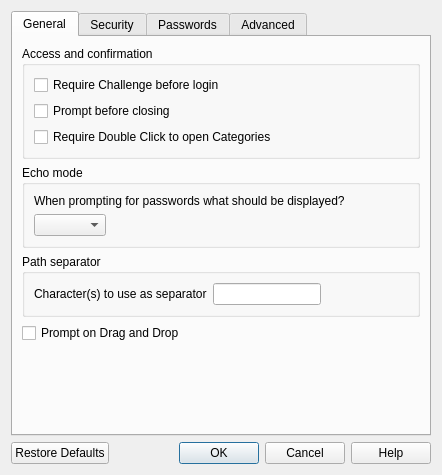
<?xml version="1.0" encoding="UTF-8"?>
<ui version="4.0">
 <class>PreferencesDialog</class>
 <widget class="QDialog" name="PreferencesDialog">
  <property name="geometry">
   <rect>
    <x>0</x>
    <y>0</y>
    <width>442</width>
    <height>475</height>
   </rect>
  </property>
  <property name="windowTitle">
   <string>Dialog</string>
  </property>
  <layout class="QGridLayout" name="gridLayout">
   <item row="1" column="0">
    <widget class="QTabWidget" name="tabWidget">
     <property name="currentIndex">
      <number>0</number>
     </property>
     <widget class="QWidget" name="tab">
      <attribute name="title">
       <string>General</string>
      </attribute>
      <layout class="QVBoxLayout" name="verticalLayout_general">
       <item>
        <widget class="QGroupBox" name="groupBox_2">
         <property name="title">
          <string>Access and confirmation</string>
         </property>
         <layout class="QGridLayout" name="gridLayout_4">
          <item row="0" column="0">
           <widget class="QCheckBox" name="checkBoxRequireChallenge">
            <property name="text">
             <string>Require Challenge before login</string>
            </property>
           </widget>
          </item>
          <item row="1" column="0">
           <widget class="QCheckBox" name="checkBoxAskClose">
            <property name="text">
             <string>Prompt before closing</string>
            </property>
           </widget>
          </item>
          <item row="2" column="0">
           <widget class="QCheckBox" name="checkBoxDblClickCategories">
            <property name="text">
             <string>Require Double Click to open Categories</string>
            </property>
           </widget>
          </item>
         </layout>
        </widget>
       </item>
       <item>
        <widget class="QGroupBox" name="groupBox_9">
         <property name="title">
          <string>Echo mode</string>
         </property>
         <layout class="QGridLayout" name="gridLayout_16">
          <item row="1" column="0">
           <widget class="QComboBox" name="comboBoxEchoMode"/>
          </item>
          <item row="1" column="1">
           <spacer name="horizontalSpacer_8">
            <property name="orientation">
             <enum>Qt::Orientation::Horizontal</enum>
            </property>
            <property name="sizeHint" stdset="0">
             <size>
              <width>40</width>
              <height>20</height>
             </size>
            </property>
           </spacer>
          </item>
          <item row="0" column="0" colspan="2">
           <widget class="QLabel" name="label_11">
            <property name="text">
             <string>When prompting for passwords what should be displayed?</string>
            </property>
            <property name="wordWrap">
             <bool>true</bool>
            </property>
           </widget>
          </item>
         </layout>
        </widget>
       </item>
       <item>
        <widget class="QGroupBox" name="groupBox_5">
         <property name="title">
          <string>Path separator</string>
         </property>
         <layout class="QGridLayout" name="gridLayout_8">
          <item row="0" column="0">
           <layout class="QHBoxLayout" name="horizontalLayout_4">
            <item>
             <widget class="QLabel" name="label_5">
              <property name="text">
               <string>Character(s) to use as separator</string>
              </property>
             </widget>
            </item>
            <item>
             <widget class="QLineEdit" name="lineEditSeparator"/>
            </item>
            <item>
             <spacer name="horizontalSpacer_6">
              <property name="orientation">
               <enum>Qt::Orientation::Horizontal</enum>
              </property>
              <property name="sizeHint" stdset="0">
               <size>
                <width>40</width>
                <height>20</height>
               </size>
              </property>
             </spacer>
            </item>
           </layout>
          </item>
         </layout>
        </widget>
       </item>
       <item>
        <widget class="QCheckBox" name="checkboxDragDropPrompt">
         <property name="text">
          <string>Prompt on Drag and Drop</string>
         </property>
        </widget>
       </item>
       <item>
        <spacer name="verticalSpacer_general">
         <property name="orientation">
          <enum>Qt::Orientation::Vertical</enum>
         </property>
         <property name="sizeHint" stdset="0">
          <size>
           <width>20</width>
           <height>40</height>
          </size>
         </property>
        </spacer>
       </item>
      </layout>
     </widget>
     <widget class="QWidget" name="tab_2">
      <attribute name="title">
       <string>Security</string>
      </attribute>
      <layout class="QVBoxLayout" name="verticalLayout_security">
       <item>
        <widget class="QGroupBox" name="groupBox">
         <property name="title">
          <string>Backup</string>
         </property>
         <property name="checkable">
          <bool>true</bool>
         </property>
         <layout class="QGridLayout" name="gridLayout_3">
          <item row="0" column="0" colspan="3">
           <widget class="QLabel" name="label">
            <property name="text">
             <string>The passwords database can be backed up at the start of each session.</string>
            </property>
            <property name="wordWrap">
             <bool>true</bool>
            </property>
           </widget>
          </item>
          <item row="2" column="0">
           <widget class="QPushButton" name="pushButton">
            <property name="text">
             <string>Open Backups..</string>
            </property>
           </widget>
          </item>
          <item row="1" column="0" colspan="3">
           <layout class="QGridLayout" name="gridLayout_2">
            <item row="0" column="0">
             <widget class="QLabel" name="label_12">
              <property name="text">
               <string>Maximum number of backups</string>
              </property>
             </widget>
            </item>
            <item row="0" column="1">
             <widget class="QSpinBox" name="spinBoxMaxBackups">
              <property name="specialValueText">
               <string>Unlimited</string>
              </property>
              <property name="maximum">
               <number>10000</number>
              </property>
              <property name="singleStep">
               <number>5</number>
              </property>
             </widget>
            </item>
            <item row="0" column="2">
             <spacer name="horizontalSpacer">
              <property name="orientation">
               <enum>Qt::Orientation::Horizontal</enum>
              </property>
              <property name="sizeHint" stdset="0">
               <size>
                <width>40</width>
                <height>20</height>
               </size>
              </property>
             </spacer>
            </item>
           </layout>
          </item>
          <item row="2" column="1" colspan="2">
           <spacer name="horizontalSpacer_7">
            <property name="orientation">
             <enum>Qt::Orientation::Horizontal</enum>
            </property>
            <property name="sizeHint" stdset="0">
             <size>
              <width>40</width>
              <height>20</height>
             </size>
            </property>
           </spacer>
          </item>
         </layout>
        </widget>
       </item>
       <item>
        <widget class="QGroupBox" name="groupBox_3">
         <property name="title">
          <string>Password access and cache</string>
         </property>
         <layout class="QGridLayout" name="gridLayout_6">
          <item row="0" column="0">
           <widget class="QCheckBox" name="checkBoxKillGPGAgent">
            <property name="text">
             <string>Clear GPG Passphrase Cache always</string>
            </property>
           </widget>
          </item>
          <item row="1" column="0">
           <widget class="QCheckBox" name="checkBoxKillGPGAgentExit">
            <property name="text">
             <string>Clear GPG Passphrase Cache on exit</string>
            </property>
           </widget>
          </item>
          <item row="2" column="0">
           <layout class="QHBoxLayout" name="horizontalLayout_3">
            <item>
             <widget class="QLabel" name="label_4">
              <property name="text">
               <string>Auto close passwords</string>
              </property>
             </widget>
            </item>
            <item>
             <widget class="QSpinBox" name="spinBoxAutoClose">
              <property name="specialValueText">
               <string>Never</string>
              </property>
              <property name="suffix">
               <string> seconds</string>
              </property>
             </widget>
            </item>
            <item>
             <spacer name="horizontalSpacer_5">
              <property name="orientation">
               <enum>Qt::Orientation::Horizontal</enum>
              </property>
              <property name="sizeHint" stdset="0">
               <size>
                <width>40</width>
                <height>20</height>
               </size>
              </property>
             </spacer>
            </item>
           </layout>
          </item>
         </layout>
        </widget>
       </item>
       <item>
        <spacer name="verticalSpacer_security">
         <property name="orientation">
          <enum>Qt::Orientation::Vertical</enum>
         </property>
         <property name="sizeHint" stdset="0">
          <size>
           <width>20</width>
           <height>40</height>
          </size>
         </property>
        </spacer>
       </item>
      </layout>
     </widget>
     <widget class="QWidget" name="tab_3">
      <attribute name="title">
       <string>Passwords</string>
      </attribute>
      <layout class="QVBoxLayout" name="verticalLayout_passwords">
       <item>
        <widget class="QGroupBox" name="groupBox_4">
         <property name="title">
          <string>Password generator</string>
         </property>
         <layout class="QGridLayout" name="gridLayout_7">
          <item row="0" column="0">
           <layout class="QHBoxLayout" name="horizontalLayout_2">
            <item>
             <widget class="QLabel" name="label_3">
              <property name="text">
               <string>Number of words:</string>
              </property>
             </widget>
            </item>
            <item>
             <widget class="QSpinBox" name="spinBox"/>
            </item>
            <item>
             <spacer name="horizontalSpacer_4">
              <property name="orientation">
               <enum>Qt::Orientation::Horizontal</enum>
              </property>
              <property name="sizeHint" stdset="0">
               <size>
                <width>40</width>
                <height>20</height>
               </size>
              </property>
             </spacer>
            </item>
           </layout>
          </item>
         </layout>
        </widget>
       </item>
       <item>
        <widget class="QGroupBox" name="groupBox_6">
         <property name="title">
          <string>Word list</string>
         </property>
         <layout class="QGridLayout" name="gridLayout_9">
          <item row="0" column="0">
           <layout class="QHBoxLayout" name="horizontalLayout_5">
            <item>
             <widget class="QLabel" name="label_6">
              <property name="text">
               <string>Preferred word list</string>
              </property>
             </widget>
            </item>
            <item>
             <widget class="QComboBox" name="comboBoxWordList"/>
            </item>
           </layout>
          </item>
          <item row="1" column="0">
           <widget class="QLabel" name="labelOrchidStreetWords">
            <property name="text">
             <string>&lt;html&gt;&lt;head/&gt;&lt;body&gt;&lt;p&gt;&lt;a href=&quot;https://github.com/sts10/orchard-street-wordlists/blob/main/readme.markdown&quot;&gt;&lt;span style=&quot; text-decoration: underline; color:#0000ff;&quot;&gt;Learn more&lt;/span&gt;&lt;/a&gt;&lt;/p&gt;&lt;/body&gt;&lt;/html&gt;</string>
            </property>
            <property name="textFormat">
             <enum>Qt::TextFormat::RichText</enum>
            </property>
           </widget>
          </item>
          <item row="0" column="1">
           <spacer name="horizontalSpacer_9">
            <property name="orientation">
             <enum>Qt::Orientation::Horizontal</enum>
            </property>
            <property name="sizeHint" stdset="0">
             <size>
              <width>40</width>
              <height>20</height>
             </size>
            </property>
           </spacer>
          </item>
         </layout>
        </widget>
       </item>
       <item>
        <spacer name="verticalSpacer_passwords">
         <property name="orientation">
          <enum>Qt::Orientation::Vertical</enum>
         </property>
         <property name="sizeHint" stdset="0">
          <size>
           <width>20</width>
           <height>40</height>
          </size>
         </property>
        </spacer>
       </item>
      </layout>
     </widget>
     <widget class="QWidget" name="tab_4">
      <attribute name="title">
       <string>Advanced</string>
      </attribute>
      <layout class="QVBoxLayout" name="verticalLayout_advanced">
       <item>
        <widget class="QGroupBox" name="groupBox_7">
         <property name="title">
          <string>Maximum results</string>
         </property>
         <layout class="QGridLayout" name="gridLayout_12">
          <item row="0" column="0">
           <layout class="QGridLayout" name="gridLayout_10">
            <item row="0" column="0">
             <widget class="QLabel" name="label_8">
              <property name="text">
               <string>Max Recent:</string>
              </property>
             </widget>
            </item>
            <item row="0" column="1">
             <widget class="QSpinBox" name="spinBoxRecent"/>
            </item>
            <item row="1" column="0">
             <widget class="QLabel" name="label_7">
              <property name="text">
               <string>Max Popular:</string>
              </property>
             </widget>
            </item>
            <item row="1" column="1">
             <widget class="QSpinBox" name="spinBoxPopular"/>
            </item>
           </layout>
          </item>
          <item row="0" column="1">
           <spacer name="horizontalSpacer_2">
            <property name="orientation">
             <enum>Qt::Orientation::Horizontal</enum>
            </property>
            <property name="sizeHint" stdset="0">
             <size>
              <width>40</width>
              <height>20</height>
             </size>
            </property>
           </spacer>
          </item>
         </layout>
        </widget>
       </item>
       <item>
        <widget class="QGroupBox" name="groupBox_8">
         <property name="title">
          <string>Help server</string>
         </property>
         <layout class="QGridLayout" name="gridLayout_14">
          <item row="0" column="0">
           <widget class="QLabel" name="label_9">
            <property name="text">
             <string>To work in secure environments the user guide is served locally.</string>
            </property>
            <property name="wordWrap">
             <bool>true</bool>
            </property>
           </widget>
          </item>
          <item row="1" column="0">
           <layout class="QGridLayout" name="gridLayout_13">
            <item row="0" column="0">
             <widget class="QLabel" name="label_10">
              <property name="text">
               <string>Port</string>
              </property>
             </widget>
            </item>
            <item row="0" column="1">
             <widget class="QSpinBox" name="spinBoxHelpPort">
              <property name="minimum">
               <number>1024</number>
              </property>
              <property name="maximum">
               <number>49151</number>
              </property>
             </widget>
            </item>
           </layout>
          </item>
          <item row="1" column="1">
           <spacer name="horizontalSpacer_3">
            <property name="orientation">
             <enum>Qt::Orientation::Horizontal</enum>
            </property>
            <property name="sizeHint" stdset="0">
             <size>
              <width>37</width>
              <height>20</height>
             </size>
            </property>
           </spacer>
          </item>
          <item row="2" column="0">
           <widget class="QCheckBox" name="checkBoxCloseHelpServer">
            <property name="text">
             <string>Close Help Server when this program closes</string>
            </property>
           </widget>
          </item>
         </layout>
        </widget>
       </item>
       <item>
        <spacer name="verticalSpacer_advanced">
         <property name="orientation">
          <enum>Qt::Orientation::Vertical</enum>
         </property>
         <property name="sizeHint" stdset="0">
          <size>
           <width>20</width>
           <height>40</height>
          </size>
         </property>
        </spacer>
       </item>
      </layout>
     </widget>
    </widget>
   </item>
   <item row="2" column="0">
    <widget class="QDialogButtonBox" name="buttonBox">
     <property name="orientation">
      <enum>Qt::Orientation::Horizontal</enum>
     </property>
     <property name="standardButtons">
      <set>QDialogButtonBox::StandardButton::Cancel|QDialogButtonBox::StandardButton::Help|QDialogButtonBox::StandardButton::Ok|QDialogButtonBox::StandardButton::RestoreDefaults</set>
     </property>
    </widget>
   </item>
  </layout>
 </widget>
 <resources/>
 <connections>
  <connection>
   <sender>buttonBox</sender>
   <signal>accepted()</signal>
   <receiver>PreferencesDialog</receiver>
   <slot>accept()</slot>
   <hints>
    <hint type="sourcelabel">
     <x>248</x>
     <y>254</y>
    </hint>
    <hint type="destinationlabel">
     <x>157</x>
     <y>274</y>
    </hint>
   </hints>
  </connection>
  <connection>
   <sender>buttonBox</sender>
   <signal>rejected()</signal>
   <receiver>PreferencesDialog</receiver>
   <slot>reject()</slot>
   <hints>
    <hint type="sourcelabel">
     <x>316</x>
     <y>260</y>
    </hint>
    <hint type="destinationlabel">
     <x>286</x>
     <y>274</y>
    </hint>
   </hints>
  </connection>
 </connections>
</ui>
